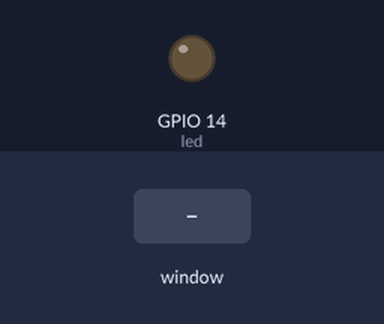
Simulated run of this program. Board: Raspberry Pi (BCM pin numbers). On the bench: output pins drawn as LEDs (lit = HIGH). The test bench sets the inputs (shaded band). The desktop window is not drawn, its controls go by their first labels and the mouse button is held 0.15 s.

Above: at 1.2 s.
1.3 s: control labelled "Turn LED On" in the window clicked
At 1.6 s:
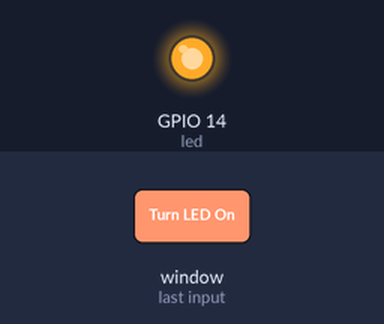
Timing chart, 0 to 4.3 s (numbered marks = the images above; inputs shaded):
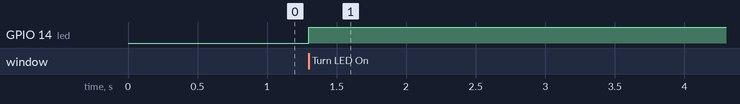

The program:

gui1.py
```python
from tkinter import *
import tkinter.font
from gpiozero import LED
import RPi.GPIO
RPi.GPIO.setmode(RPi.GPIO.BCM)

##hardware
led = LED(14)

## GUI definitions ##
win = Tk()
win.title("led Toggler")
myFont = tkinter.font.Font(family="Helvetica", size=12, weight="bold")

## Event Functions ##
def ledToggle():
    if led.is_lit:
        led.off()
        ledButton["text"] = "Turn LED On"
    else:
        led.on()
        ledButton["text"] = "Turn LED Off"

def close():
    RPi.GPIO.cleanup()
    win.destroy()


## Widgets ##
ledButton = Button(win, text="Turn LED On", font = myFont, command = ledToggle, bg = "bisque2", height = 1, width= 24)
ledButton.grid(row=0, column=1)

exitButton = Button(win, text="Exit", font = myFont, command = close, bg = "red", height = 1, width= 6)
exitButton.grid(row=1, column=1)

win.protocol("WM_DELETE_WINDOW", close)  # clean exit (x) button
win.mainloop()  ## loop forever
```

Measured:
- after the input at 1.3 s, GPIO 14 (led): LOW → HIGH at once
